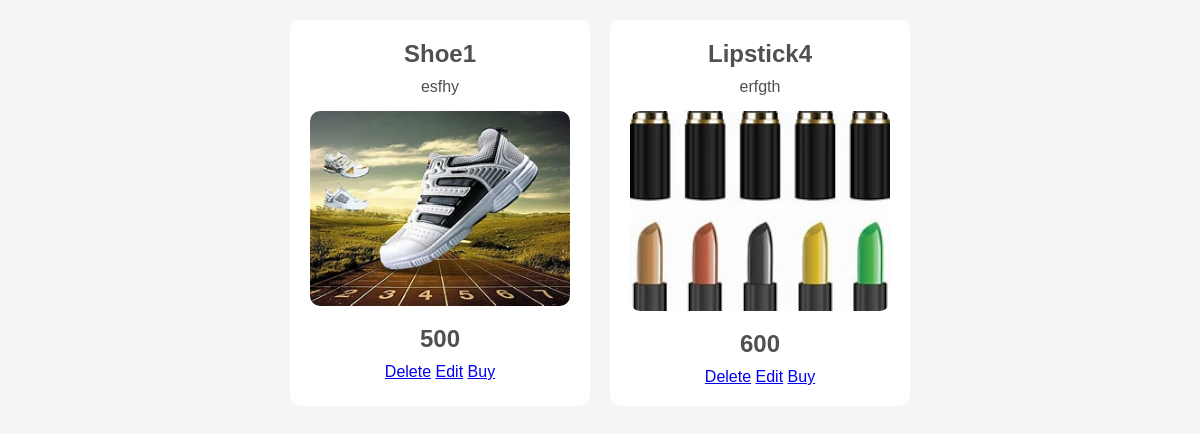
The app's page /viewcart (signed in), older data.
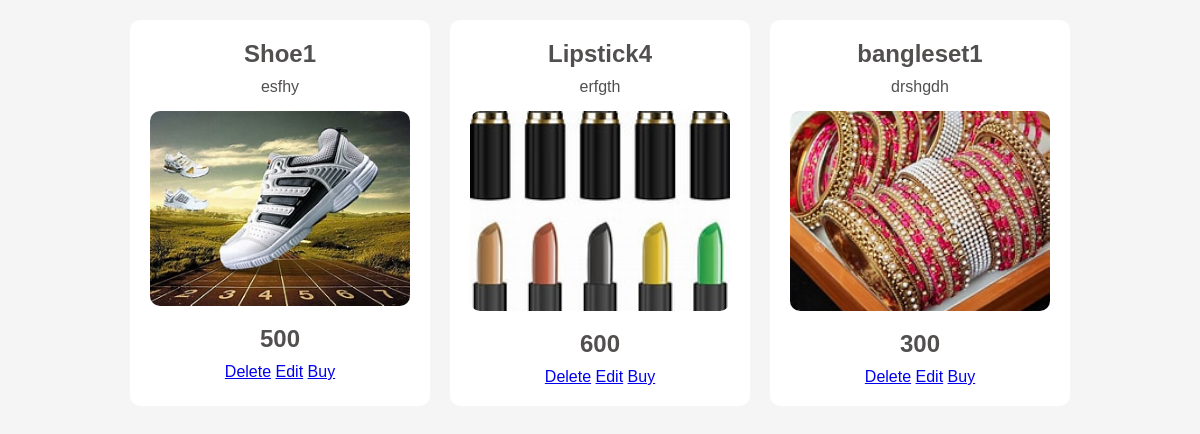
The same page, newer data.
### app/models.py (models this page shows)
class Cart(models.Model):
    product_id=models.ForeignKey(Product,on_delete=models.CASCADE)
    user_id=models.ForeignKey(User,on_delete=models.CASCADE)
    quantity=models.IntegerField(default=1,null=True,blank=True)

class Product(models.Model):
    product_id=models.ForeignKey(Company,on_delete=models.CASCADE)
    name=models.CharField(max_length=100)
    image=models.FileField(upload_to='media')
    description=models.CharField(max_length=100)
    price=models.IntegerField()

### app/views.py (the view)
# urls.py: path('viewcart',views.viewcart,name='viewcart'),
def viewcart(request):
    user = User.objects.get( user_id=request.user.id)
    data= Cart.objects.filter(user_id=user)
    return render(request, 'viewcart.html', {'data': data})

### templates/viewcart.html (shortened to what this page needs)
<!DOCTYPE html>
<html lang="en">
<head>
</head>
<body>
    <div class="container">
        {% for i in data %}
        <div class="card">
            <h2>{{ i.product_id.name }}</h2>
            <p>{{ i.product_id.description }}</p>
            <img class="image" src="{{ i.product_id.image.url }}" alt="" height="100px" width="100px">
            <h2>{{i.product_id.price}}</h2>
            <a href="{% url 'deletecart' id=i.id %}" class="delete">Delete</a>
            <a href="{% url 'editcart' id=i.id %}">Edit</a>
            <a href="{% url 'buyproduct' product_id=i.id %}">Buy</a>
        </div>
        {% endfor %}
    </div>
</body>
</html>

Row changes from the older to the newer data that the page shows:
added Cart: product_id.name "bangleset1", product_id.description "drshgdh", product_id.image (picture), product_id.price "300"
